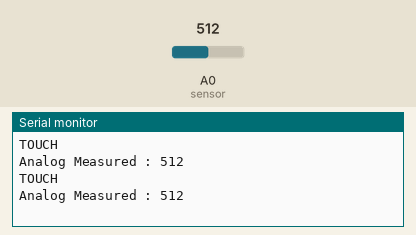
Simulated run of this sketch. Board: Arduino Uno, built with avr-gcc and run on an emulated ATmega328P. On the bench: the last lines printed to the serial monitor. The inputs (shaded band) are chosen by the test bench; at power-on: A0 (sensor) = 512.

Above: at 1.2 s.
1.3 s: A0 (sensor) set to 0
At 2.8 s:
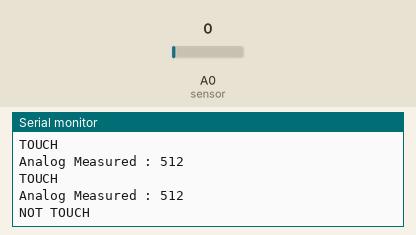
4.3 s: A0 (sensor) set to 122
At 5.4 s:
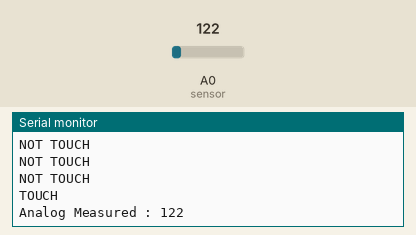

Measured:
- after the input at 1.3 s, the serial monitor: prints a new line after 0.70 s (image 1)
- after the input at 4.3 s, the serial monitor: prints a new line after 0.70 s (image 2)

The sketch:

LAB_10_Piezo_Vibration_Sensor_Spec.-1.ino
```cpp
#define sensor A0
#define touch 1

void setup() {
  Serial.begin(9600);
  pinMode(sensor, INPUT);
  }

void loop() {
  int digitaltouch;
  int analogtouch;
  //Serial.println("Ready");
  if (analogRead(sensor)>0)
  {
    Serial.println("TOUCH");
    Serial.print("Analog Measured : ");
    Serial.println(analogRead(sensor));
  }
  else
  {
    Serial.println("NOT TOUCH");
  }
  delay(1000);

}
```
